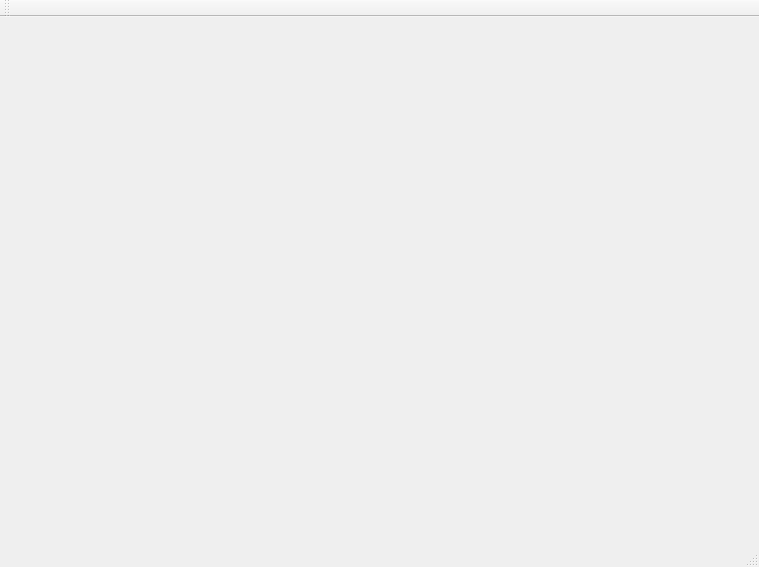
<?xml version="1.0" encoding="UTF-8"?>
<ui version="4.0">
 <class>MainWindow</class>
 <widget class="QMainWindow" name="MainWindow">
  <property name="geometry">
   <rect>
    <x>0</x>
    <y>0</y>
    <width>759</width>
    <height>567</height>
   </rect>
  </property>
  <property name="windowTitle">
   <string>MainWindow</string>
  </property>
  <widget class="QWidget" name="centralWidget">
   <widget class="SampleViewer" name="widget" native="true">
    <property name="geometry">
     <rect>
      <x>110</x>
      <y>70</y>
      <width>471</width>
      <height>311</height>
     </rect>
    </property>
   </widget>
  </widget>
  <widget class="QMenuBar" name="menuBar">
   <property name="geometry">
    <rect>
     <x>0</x>
     <y>0</y>
     <width>759</width>
     <height>22</height>
    </rect>
   </property>
  </widget>
  <widget class="QToolBar" name="mainToolBar">
   <attribute name="toolBarArea">
    <enum>TopToolBarArea</enum>
   </attribute>
   <attribute name="toolBarBreak">
    <bool>false</bool>
   </attribute>
  </widget>
  <widget class="QStatusBar" name="statusBar"/>
 </widget>
 <layoutdefault spacing="6" margin="11"/>
 <customwidgets>
  <customwidget>
   <class>SampleViewer</class>
   <extends>QWidget</extends>
   <header location="global">sampleViewer.h</header>
   <container>1</container>
  </customwidget>
 </customwidgets>
 <resources/>
 <connections/>
</ui>
